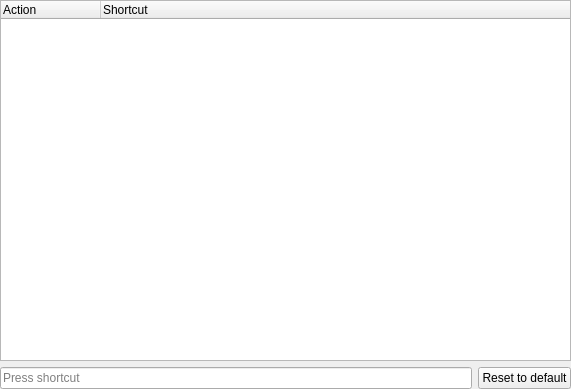
<?xml version="1.0" encoding="UTF-8"?>
<ui version="4.0">
 <class>ShortcutsOptionsPage</class>
 <widget class="QWidget" name="ShortcutsOptionsPage">
  <property name="geometry">
   <rect>
    <x>0</x>
    <y>0</y>
    <width>571</width>
    <height>389</height>
   </rect>
  </property>
  <property name="windowTitle">
   <string>Shortcuts</string>
  </property>
  <layout class="QVBoxLayout" name="verticalLayout">
   <property name="leftMargin">
    <number>0</number>
   </property>
   <property name="topMargin">
    <number>0</number>
   </property>
   <property name="rightMargin">
    <number>0</number>
   </property>
   <property name="bottomMargin">
    <number>0</number>
   </property>
   <item>
    <widget class="QTreeWidget" name="treeWidget">
     <column>
      <property name="text">
       <string>Action</string>
      </property>
     </column>
     <column>
      <property name="text">
       <string>Shortcut</string>
      </property>
     </column>
    </widget>
   </item>
   <item>
    <layout class="QHBoxLayout" name="horizontalLayout">
     <item>
      <widget class="QKeySequenceEdit" name="keySequenceEdit"/>
     </item>
     <item>
      <widget class="QPushButton" name="pushButton">
       <property name="text">
        <string>Reset to default</string>
       </property>
      </widget>
     </item>
    </layout>
   </item>
  </layout>
 </widget>
 <resources/>
 <connections/>
</ui>
